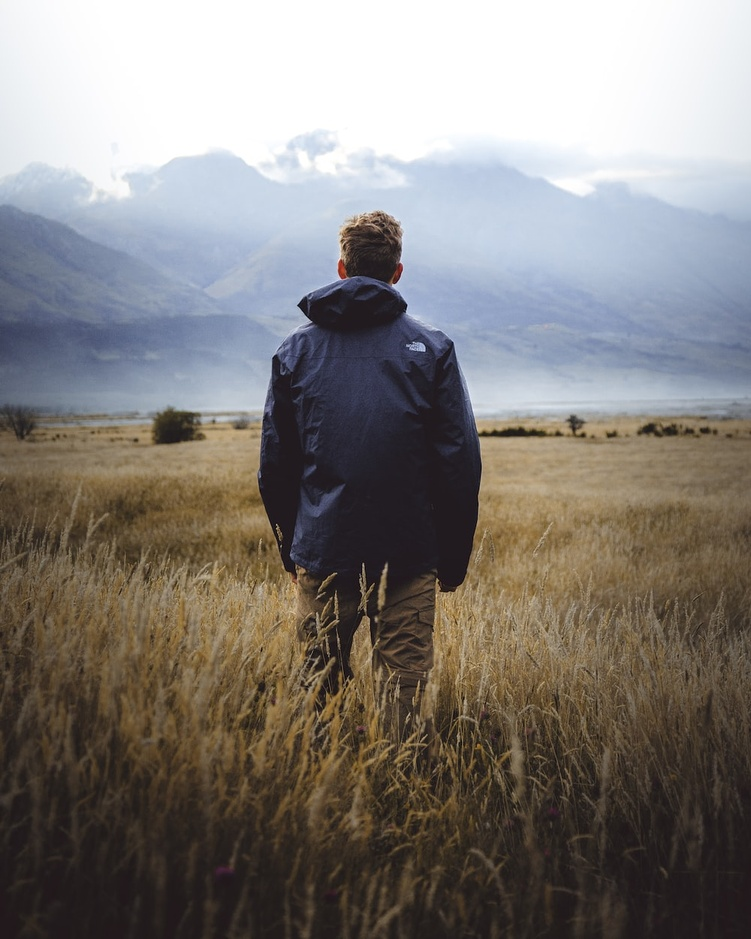
#> input picture MV/image.jpg, 751 x 939 px, shrunk from 1000 x 1250 before the run
$ python MV_EXP_2.py
#> lines starting #> are read from the running program, lines starting #| are printed output that depends on the picture
import cv2
import numpy as np
import matplotlib.pyplot as plt

image_path = 'image.jpg'
original_image = cv2.imread(image_path)
#> original_image is the input picture: shape (939, 751, 3); mean B, G, R 122.2, 126, 130.7
gray_image = cv2.cvtColor(original_image, cv2.COLOR_BGR2GRAY)
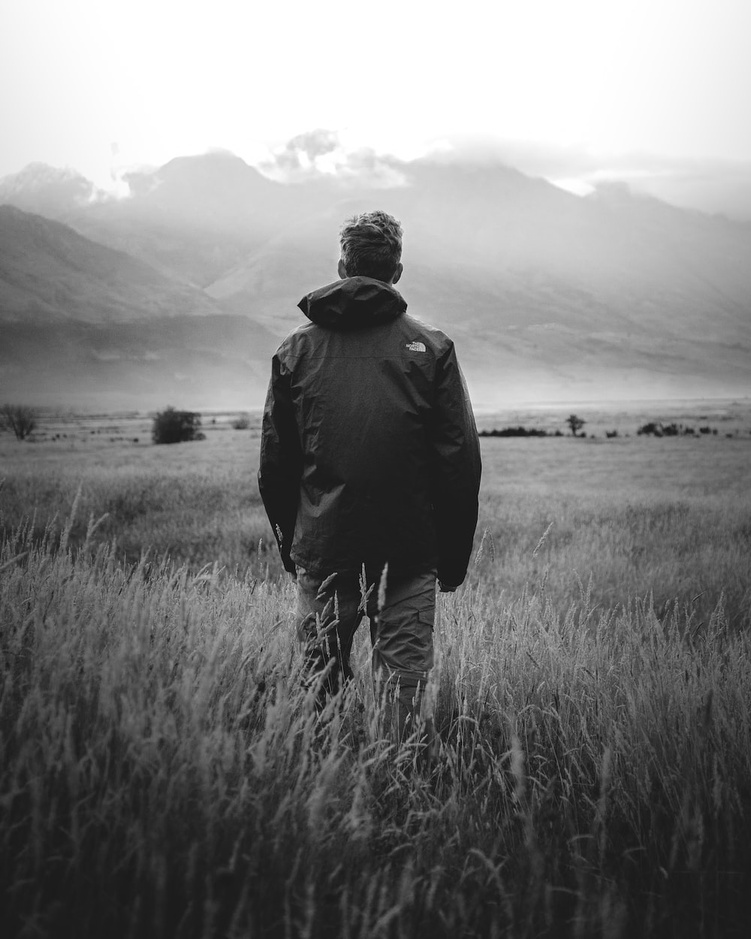
#> gray_image: shape (939, 751); min 2, max 255, mean 127
hsv_image = cv2.cvtColor(original_image, cv2.COLOR_BGR2HSV)
#> hsv_image: shape (939, 751, 3); mean H, S, V 52.8, 62.2, 139.4
lab_image = cv2.cvtColor(original_image, cv2.COLOR_BGR2LAB)
#> lab_image: shape (939, 751, 3); mean of channels 0, 1, 2 131.3, 130, 131.3
plt.figure(figsize=(12, 6))

# Original Image
plt.subplot(1, 4, 1)
plt.imshow(cv2.cvtColor(original_image, cv2.COLOR_BGR2RGB))
plt.title('Original Image')
plt.axis('off')

# Gray Image
plt.subplot(1, 4, 2)
plt.imshow(gray_image, cmap='gray')
plt.title('Gray Image')
plt.axis('off')

# HSV Image
plt.subplot(1, 4, 3)
plt.imshow(hsv_image)
plt.title('HSV Image')
plt.axis('off')

# Lab Image
plt.subplot(1, 4, 4)
plt.imshow(lab_image)
plt.title('Lab Image')
plt.axis('off')

plt.tight_layout()
plt.suptitle("Different Color Spaces")
plt.show()
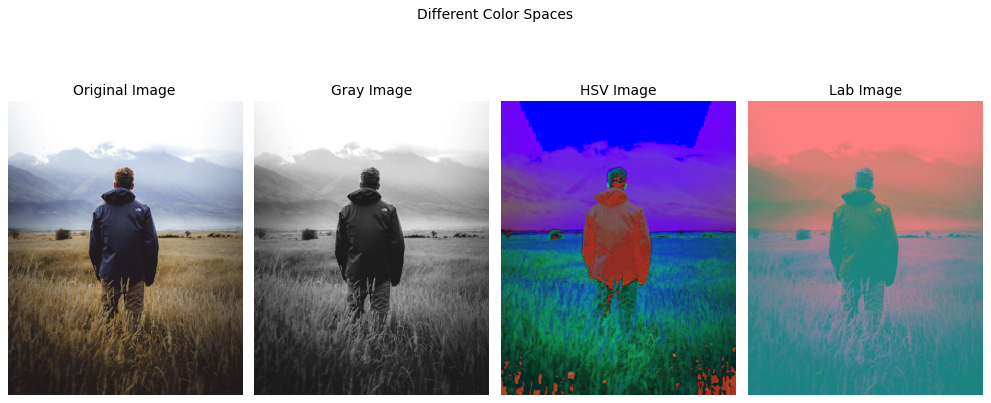
#> figure drawn by matplotlib, 4 panels
